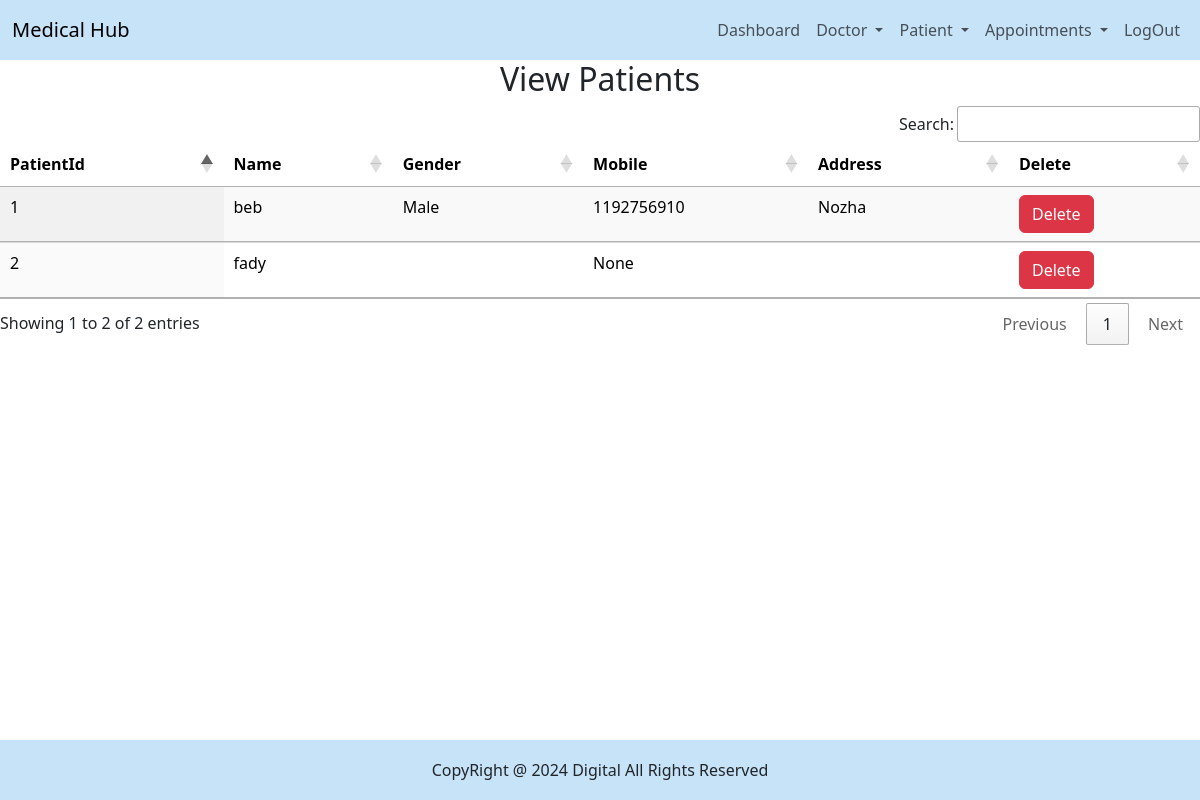
Page /view_patient/ (signed in) on the committed database.
### Home/models.py (models this page shows, shortened)
class Patient(models.Model):
    name = models.CharField(max_length=50)
    gender = models.CharField(max_length=10)
    mobile = models.IntegerField(null=True)
    address = models.TextField()

### Home/views.py (the view)
# urls.py: path('view_patient/', views.View_Patient , name='view_patient'),
def View_Patient(request):
     if not request.user.is_staff:
          return redirect('user_dashboard')
     doc =Patient.objects.all()
     d = {'doc' : doc}
     return render(request,'Home/view_patient.html',d)

### Home/templates/Home/view_patient.html
{% include 'Home/base.html' %}
{% load static %}
{% include 'Home/nav.html' %}
{% block content %}
<div>
    <h2 class="text-center">View Patients</h2>
    <table id="example" class="table table-striped table-hover display" style="width:100%">
        <thead>
            <tr>
                <th>PatientId</th>
                <th>Name</th>
                <th>Gender</th>
                <th>Mobile</th>
                <th>Address</th>
                <th>Delete</th>
            </tr>
        </thead>
        <tbody>
            {% for i in doc %}
            <tr>
              <td>{{i.id}}</td>
              <td>{{i.name}}</td>
              <td>{{i.gender}}</td>
              <td>{{i.mobile}}</td>
              <td>{{i.address}}</td>
              <td><a href="{% url 'delete_patient' i.id %}" onclick="return confirm ('Are you syre you want to delete ?')" class="btn btn-danger">Delete</a></td>
            </tr>
            {% endfor %}
        </tbody>
    </table>
</div>
{% endblock content %}
{% include 'Home/footer.html' %}

### rows in the picture
Patient: id "1", name "beb", gender "Male", mobile "1192756910", address "Nozha"
Patient: id "2", name "fady", mobile "None"
